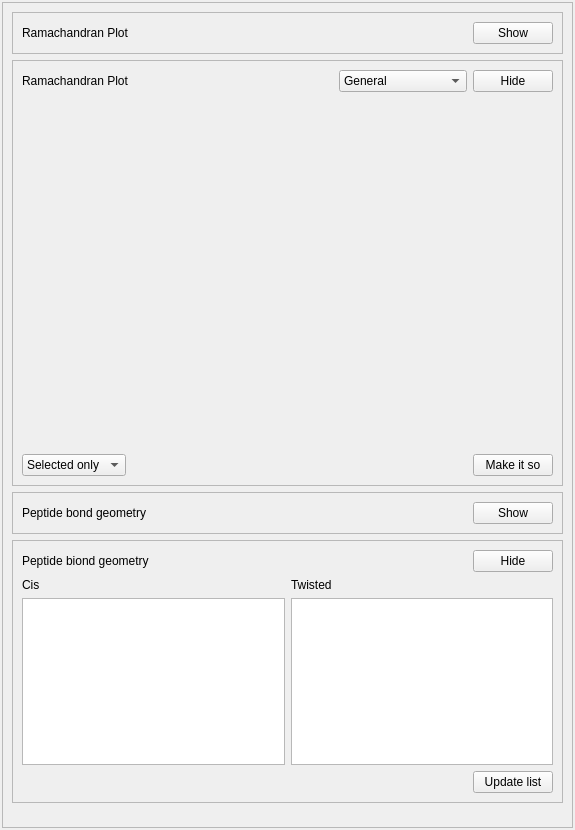
<?xml version="1.0" encoding="UTF-8"?>
<ui version="4.0">
 <class>Frame</class>
 <widget class="QFrame" name="Frame">
  <property name="geometry">
   <rect>
    <x>0</x>
    <y>0</y>
    <width>575</width>
    <height>830</height>
   </rect>
  </property>
  <property name="windowTitle">
   <string>Frame</string>
  </property>
  <property name="frameShape">
   <enum>QFrame::NoFrame</enum>
  </property>
  <property name="frameShadow">
   <enum>QFrame::Raised</enum>
  </property>
  <layout class="QVBoxLayout" name="verticalLayout_2">
   <property name="leftMargin">
    <number>2</number>
   </property>
   <property name="topMargin">
    <number>2</number>
   </property>
   <property name="rightMargin">
    <number>2</number>
   </property>
   <property name="bottomMargin">
    <number>2</number>
   </property>
   <item>
    <widget class="QScrollArea" name="_validate_scroll_area">
     <property name="widgetResizable">
      <bool>true</bool>
     </property>
     <widget class="QWidget" name="scrollAreaWidgetContents_2">
      <property name="geometry">
       <rect>
        <x>0</x>
        <y>0</y>
        <width>569</width>
        <height>824</height>
       </rect>
      </property>
      <layout class="QVBoxLayout" name="verticalLayout_12">
       <item>
        <widget class="QFrame" name="_validate_rama_stub_frame">
         <property name="frameShape">
          <enum>QFrame::StyledPanel</enum>
         </property>
         <property name="frameShadow">
          <enum>QFrame::Raised</enum>
         </property>
         <layout class="QHBoxLayout" name="horizontalLayout_21">
          <item>
           <widget class="QLabel" name="label_22">
            <property name="text">
             <string>Ramachandran Plot</string>
            </property>
           </widget>
          </item>
          <item>
           <spacer name="horizontalSpacer_9">
            <property name="orientation">
             <enum>Qt::Horizontal</enum>
            </property>
            <property name="sizeHint" stdset="0">
             <size>
              <width>40</width>
              <height>20</height>
             </size>
            </property>
           </spacer>
          </item>
          <item>
           <widget class="QPushButton" name="_validate_rama_show_button">
            <property name="text">
             <string>Show</string>
            </property>
           </widget>
          </item>
         </layout>
        </widget>
       </item>
       <item>
        <widget class="QFrame" name="_validate_rama_main_frame">
         <property name="frameShape">
          <enum>QFrame::StyledPanel</enum>
         </property>
         <property name="frameShadow">
          <enum>QFrame::Raised</enum>
         </property>
         <layout class="QVBoxLayout" name="verticalLayout_13">
          <item>
           <layout class="QHBoxLayout" name="horizontalLayout_23">
            <item>
             <widget class="QLabel" name="label_21">
              <property name="text">
               <string>Ramachandran Plot</string>
              </property>
             </widget>
            </item>
            <item>
             <spacer name="horizontalSpacer_10">
              <property name="orientation">
               <enum>Qt::Horizontal</enum>
              </property>
              <property name="sizeHint" stdset="0">
               <size>
                <width>40</width>
                <height>20</height>
               </size>
              </property>
             </spacer>
            </item>
            <item>
             <widget class="QComboBox" name="_validate_rama_case_combo_box">
              <item>
               <property name="text">
                <string>General</string>
               </property>
              </item>
              <item>
               <property name="text">
                <string>Glycine</string>
               </property>
              </item>
              <item>
               <property name="text">
                <string>Isoleucine/Valine</string>
               </property>
              </item>
              <item>
               <property name="text">
                <string>Preceding Proline</string>
               </property>
              </item>
              <item>
               <property name="text">
                <string>Trans Proline</string>
               </property>
              </item>
              <item>
               <property name="text">
                <string>Cis Proline</string>
               </property>
              </item>
             </widget>
            </item>
            <item>
             <widget class="QPushButton" name="_validate_rama_hide_button">
              <property name="text">
               <string>Hide</string>
              </property>
             </widget>
            </item>
           </layout>
          </item>
          <item>
           <layout class="QHBoxLayout" name="horizontalLayout_24">
            <item>
             <widget class="QWidget" name="_validate_rama_plot_container" native="true">
              <property name="minimumSize">
               <size>
                <width>350</width>
                <height>350</height>
               </size>
              </property>
              <layout class="QVBoxLayout" name="_validate_rama_plot_layout"/>
             </widget>
            </item>
            <item>
             <spacer name="horizontalSpacer_11">
              <property name="orientation">
               <enum>Qt::Horizontal</enum>
              </property>
              <property name="sizeHint" stdset="0">
               <size>
                <width>40</width>
                <height>20</height>
               </size>
              </property>
             </spacer>
            </item>
           </layout>
          </item>
          <item>
           <layout class="QHBoxLayout" name="horizontalLayout_22">
            <item>
             <widget class="QComboBox" name="_validate_rama_sel_combo_box">
              <item>
               <property name="text">
                <string>Selected only</string>
               </property>
              </item>
              <item>
               <property name="text">
                <string>All</string>
               </property>
              </item>
             </widget>
            </item>
            <item>
             <spacer name="horizontalSpacer_8">
              <property name="orientation">
               <enum>Qt::Horizontal</enum>
              </property>
              <property name="sizeHint" stdset="0">
               <size>
                <width>40</width>
                <height>20</height>
               </size>
              </property>
             </spacer>
            </item>
            <item>
             <widget class="QPushButton" name="_validate_rama_go_button">
              <property name="text">
               <string>Make it so</string>
              </property>
             </widget>
            </item>
           </layout>
          </item>
         </layout>
        </widget>
       </item>
       <item>
        <widget class="QFrame" name="_validate_omega_stub_frame">
         <property name="frameShape">
          <enum>QFrame::StyledPanel</enum>
         </property>
         <property name="frameShadow">
          <enum>QFrame::Raised</enum>
         </property>
         <layout class="QHBoxLayout" name="horizontalLayout_25">
          <item>
           <widget class="QLabel" name="label_26">
            <property name="text">
             <string>Peptide bond geometry</string>
            </property>
           </widget>
          </item>
          <item>
           <spacer name="horizontalSpacer_12">
            <property name="orientation">
             <enum>Qt::Horizontal</enum>
            </property>
            <property name="sizeHint" stdset="0">
             <size>
              <width>40</width>
              <height>20</height>
             </size>
            </property>
           </spacer>
          </item>
          <item>
           <widget class="QPushButton" name="_validate_omega_show_button">
            <property name="text">
             <string>Show</string>
            </property>
           </widget>
          </item>
         </layout>
        </widget>
       </item>
       <item>
        <widget class="QFrame" name="_validate_omega_main_frame">
         <property name="frameShape">
          <enum>QFrame::StyledPanel</enum>
         </property>
         <property name="frameShadow">
          <enum>QFrame::Raised</enum>
         </property>
         <layout class="QVBoxLayout" name="verticalLayout_16">
          <item>
           <layout class="QHBoxLayout" name="horizontalLayout_27">
            <item>
             <widget class="QLabel" name="label_27">
              <property name="text">
               <string>Peptide biond geometry</string>
              </property>
             </widget>
            </item>
            <item>
             <spacer name="horizontalSpacer_13">
              <property name="orientation">
               <enum>Qt::Horizontal</enum>
              </property>
              <property name="sizeHint" stdset="0">
               <size>
                <width>40</width>
                <height>20</height>
               </size>
              </property>
             </spacer>
            </item>
            <item>
             <widget class="QPushButton" name="_validate_omega_hide_button">
              <property name="text">
               <string>Hide</string>
              </property>
             </widget>
            </item>
           </layout>
          </item>
          <item>
           <layout class="QGridLayout" name="gridLayout_7">
            <item row="1" column="0">
             <widget class="QListWidget" name="_validate_omega_cis_list">
              <property name="editTriggers">
               <set>QAbstractItemView::NoEditTriggers</set>
              </property>
             </widget>
            </item>
            <item row="0" column="0">
             <widget class="QLabel" name="label_29">
              <property name="text">
               <string>Cis</string>
              </property>
             </widget>
            </item>
            <item row="0" column="1">
             <widget class="QLabel" name="label_30">
              <property name="text">
               <string>Twisted</string>
              </property>
             </widget>
            </item>
            <item row="1" column="1">
             <widget class="QListWidget" name="_validate_omega_twisted_list"/>
            </item>
           </layout>
          </item>
          <item>
           <layout class="QHBoxLayout" name="horizontalLayout_28">
            <item>
             <spacer name="horizontalSpacer_14">
              <property name="orientation">
               <enum>Qt::Horizontal</enum>
              </property>
              <property name="sizeHint" stdset="0">
               <size>
                <width>40</width>
                <height>20</height>
               </size>
              </property>
             </spacer>
            </item>
            <item>
             <widget class="QPushButton" name="_validate_omega_update_button">
              <property name="text">
               <string>Update list</string>
              </property>
             </widget>
            </item>
           </layout>
          </item>
         </layout>
        </widget>
       </item>
       <item>
        <spacer name="verticalSpacer_3">
         <property name="orientation">
          <enum>Qt::Vertical</enum>
         </property>
         <property name="sizeHint" stdset="0">
          <size>
           <width>20</width>
           <height>40</height>
          </size>
         </property>
        </spacer>
       </item>
      </layout>
     </widget>
    </widget>
   </item>
  </layout>
 </widget>
 <resources/>
 <connections/>
</ui>
